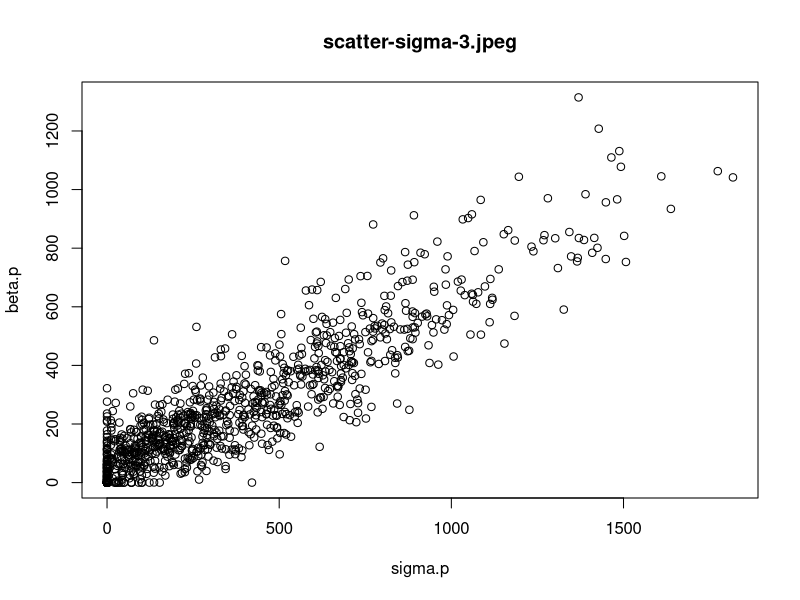
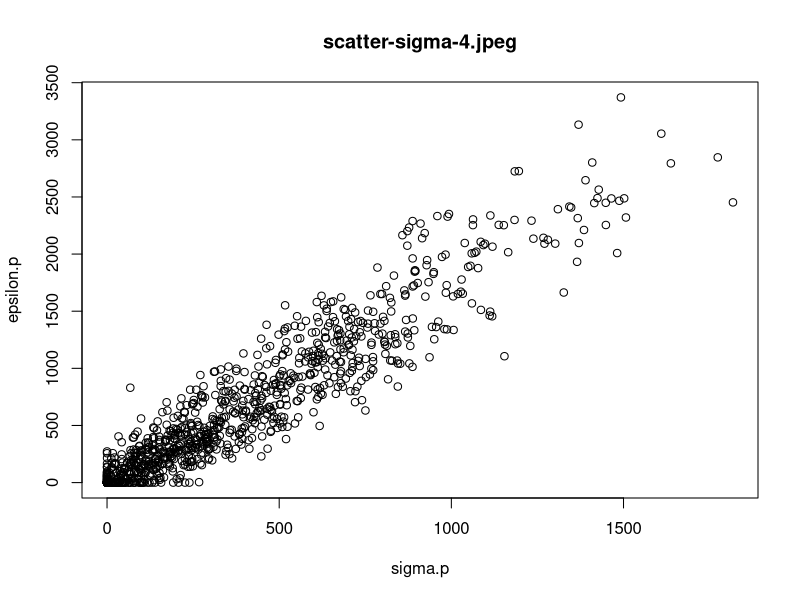
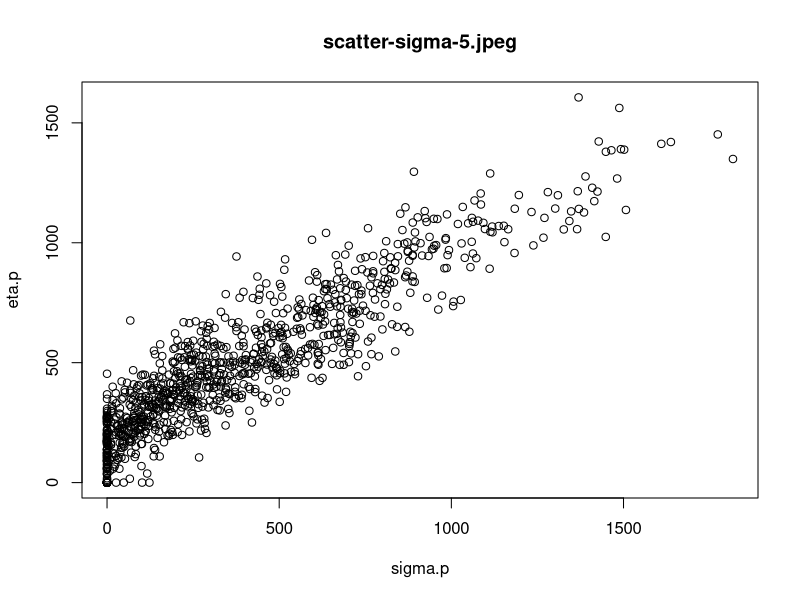
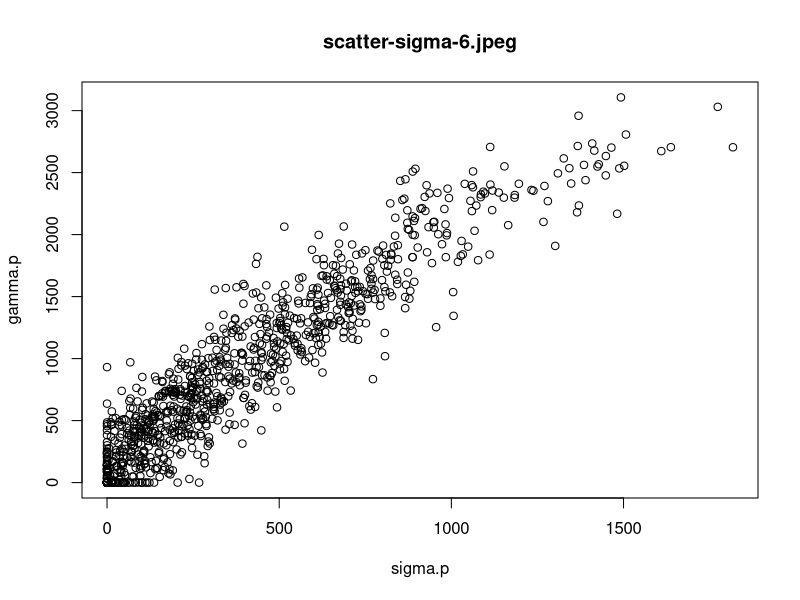
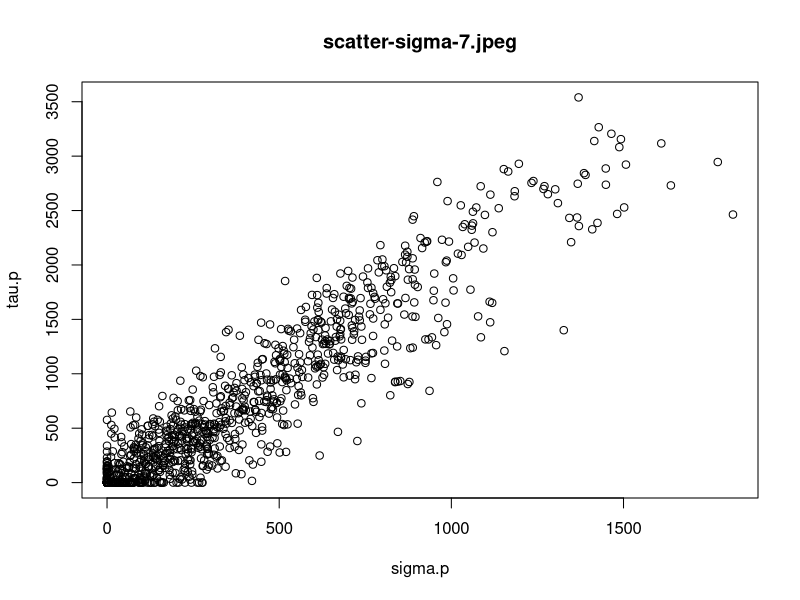
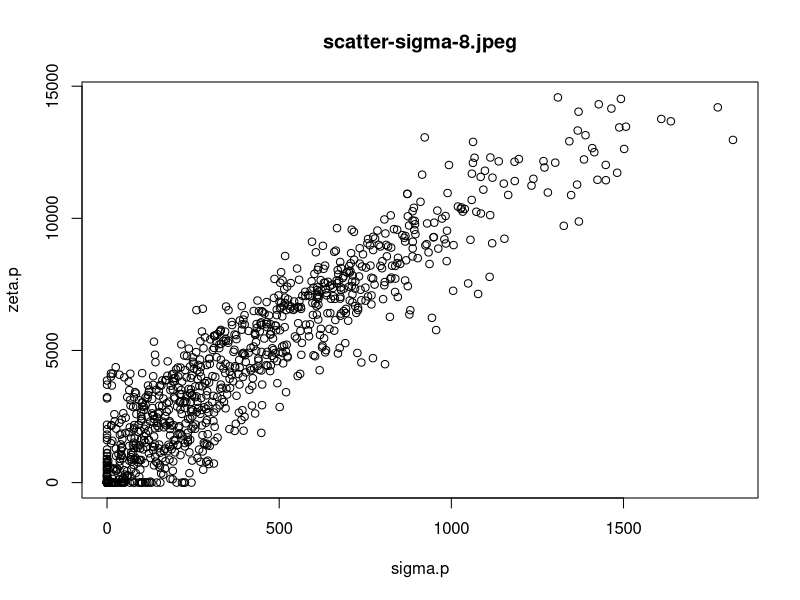

The R script that drew these images, in order:
setwd("d:/analysis")

# scatter the sigma predicted value and other istype predicted value
#get the source data
tablel<-read.csv("result-left.csv")
tabler<-read.csv("result-right.csv")

fun.getData <- function(index,type="default")
{
  datalp<-tablel[c(1,2,index)]
  datarp<-tabler[c(1,2,index)]
  for(i in 1:dim(datarp)[1])
  {
    if(datalp[i,2]<0)
      datalp[i,2]<-0
    if(datarp[i,2]<0)
      datarp[i,2]<-0
    if(datalp[i,3]<0)
      datalp[i,3]<-0
    if(datarp[i,3]<0)
      datarp[i,3]<-0
  }
  resultl<-as.data.frame(datalp)
  resultr<-as.data.frame(datarp)
  result<-rbind(resultl,resultr)
  return(result)
}

for(i in 3:8)
{
  result<-fun.getData(i)
  name<-paste("scatter-sigma-",i,".jpeg",sep="")
  plotname<-paste("scatter-sigma-",i,".jpeg",sep="")
  jpeg(file=name)
  plot(result[,2:3],main=plotname)
  dev.off()
}
